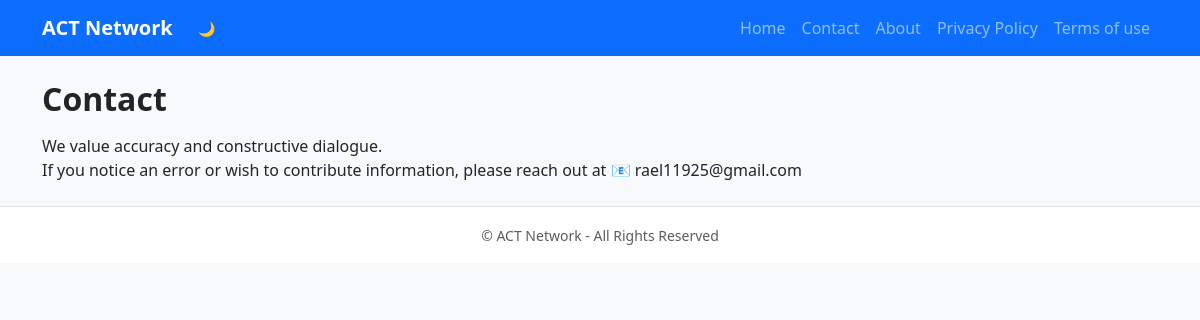
Page /contact/ on the committed database.
### blog/models.py (models this page shows, shortened)
class Contact(models.Model):
    title = models.CharField(max_length=200)
    content = models.TextField()
    date_updated = models.DateTimeField(default=timezone.now)

### blog/views.py (the view)
# urls.py: path("contact/", views.contact, name="contact"),
def contact(request):
    info = Contact.objects.all()
    data = {"contact":info}
    return render(request, "blog/contact.html", data)

### blog/templates/blog/contact.html (shortened to what this page needs)
{% extends "blog/base.html" %}
{% block content %}
<div class="">
    {% for data in contact %}
        <h2 class="fw-bold mb-3">{{ data.title }}</h2>
        <p>{{ data.content|linebreaksbr}}</p>
    {% empty %}
        <p>No contact details!</p>
    {% endfor %}
</div>
{% endblock %}

### rows in the picture
Contact: title "Contact", content "We value accuracy and constructive dialogue. If you notice an error or wish to contribute information, please reach out at 📧 rael11925@gmail.com"
